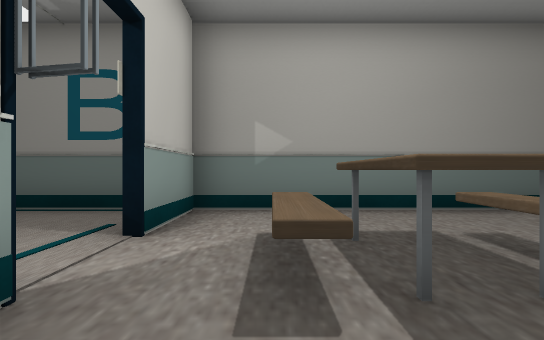
view 1 (above)

24 first-person views from a walk through a Unity game level. The camera is 0.72 m above the floor, looks level and sees 90° across. Doors are open. The floor is counted in squares, 1 m on a side. Each view is taken from the middle of a square. On the plan, view 1 faces up. The plan holds only what a view shows up to about 9 squares ahead; the rest is blank. The place goes on beyond the plan. The player character is not drawn.

view 2
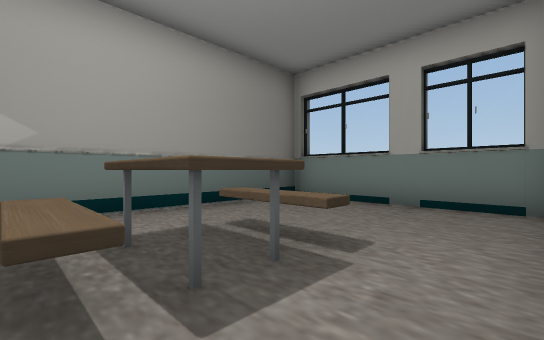

view 3
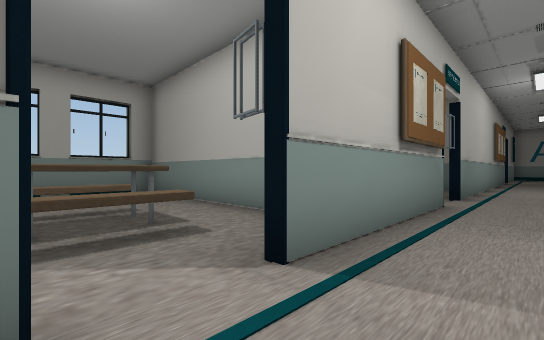

view 4
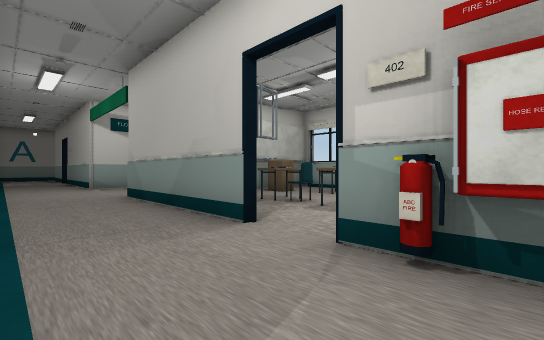

view 5
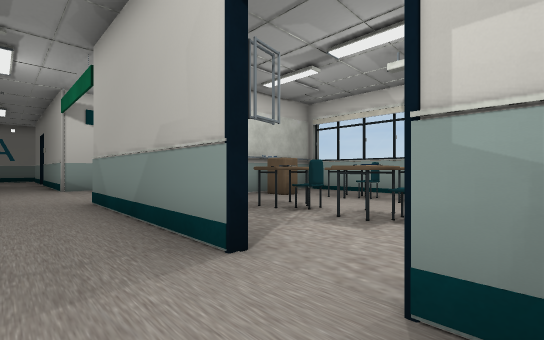

view 6
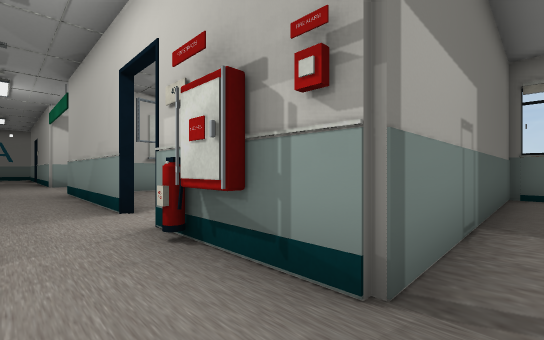

view 7
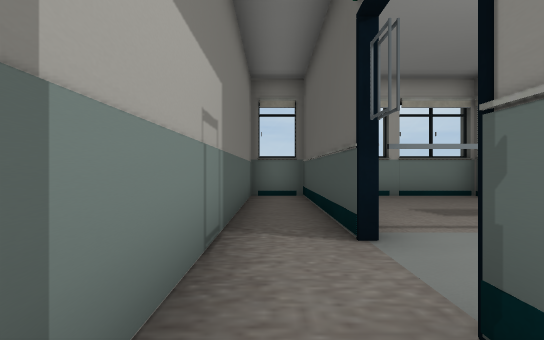

view 8
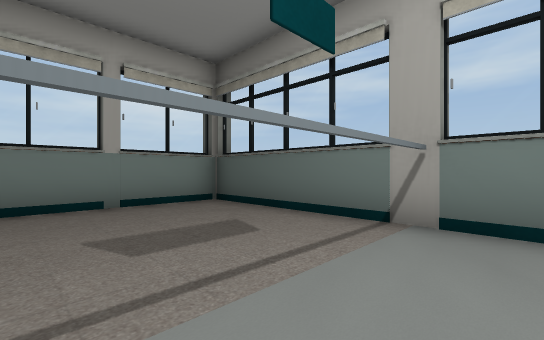

view 9
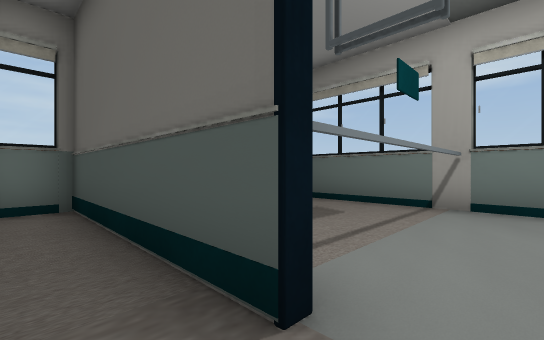

view 10
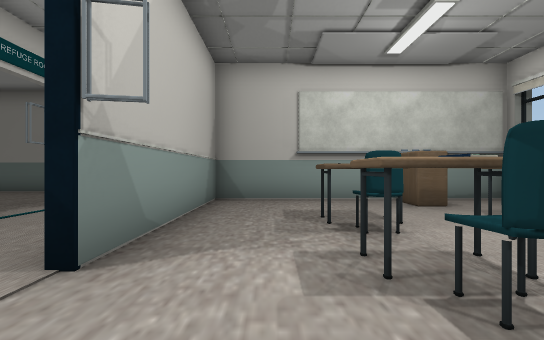

view 11
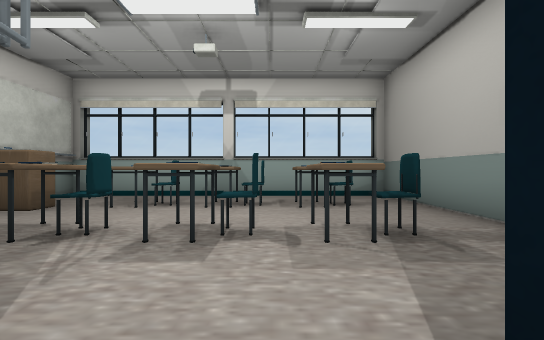

view 12
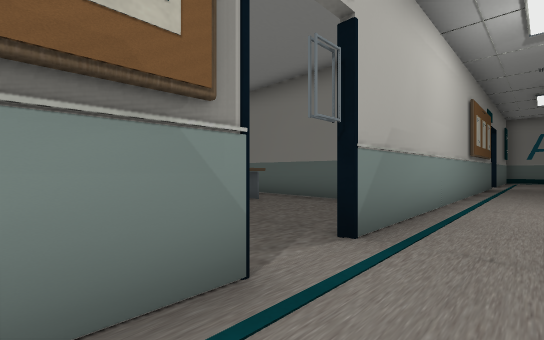

view 13
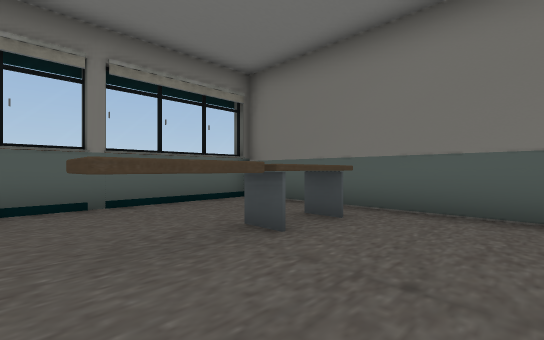

view 14
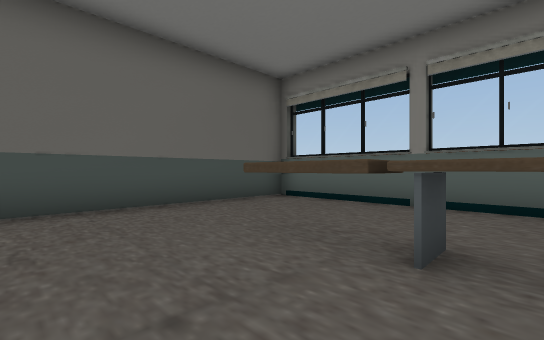

view 15
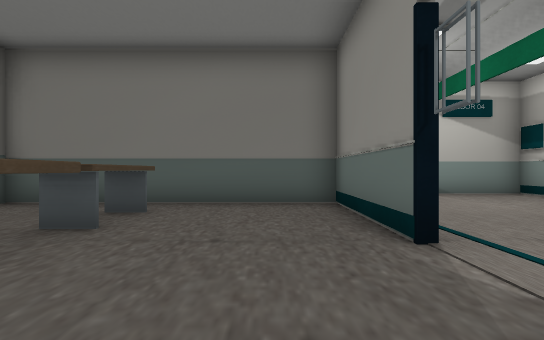

view 16
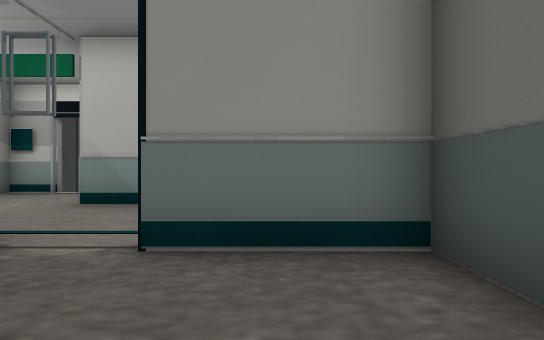

view 17
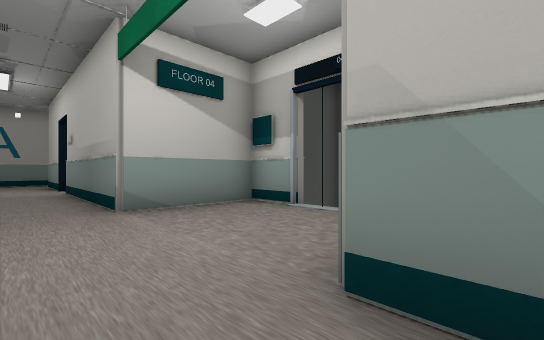

view 18
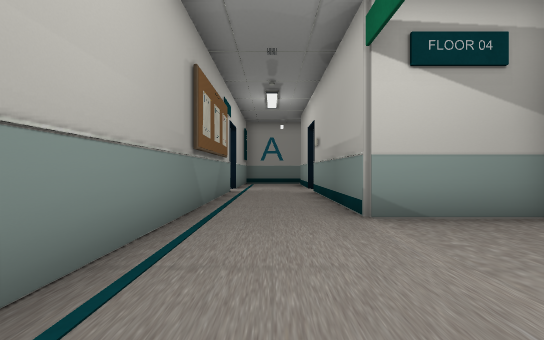

view 19
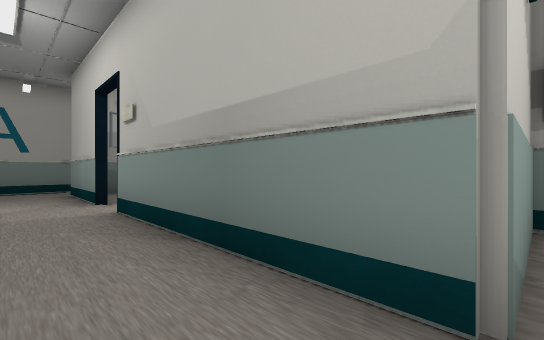

view 20
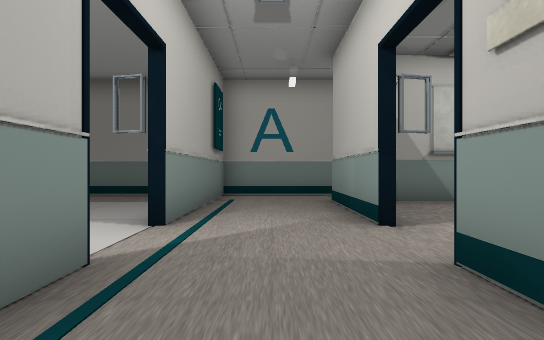

view 21
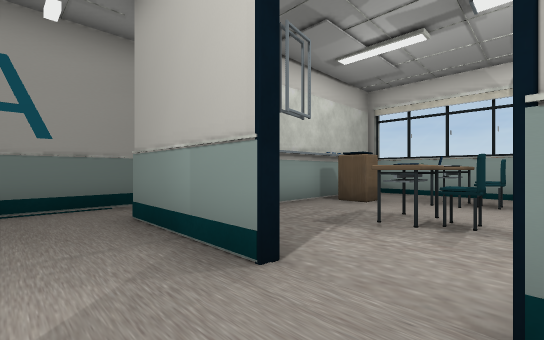

view 22
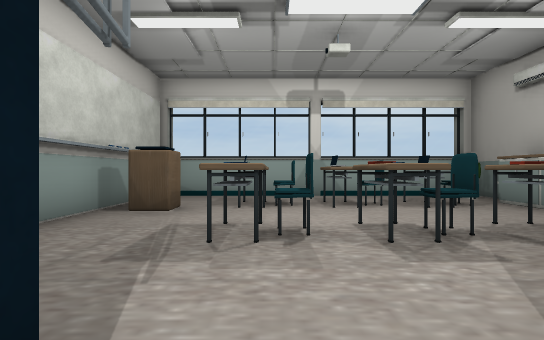

view 23
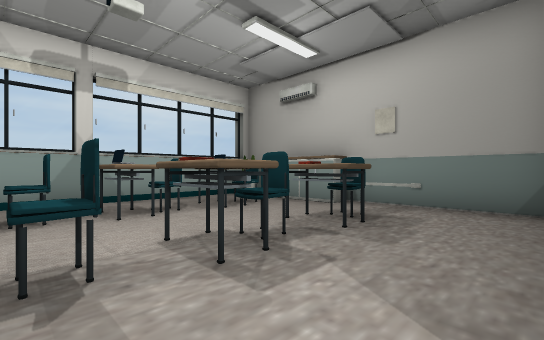

view 24
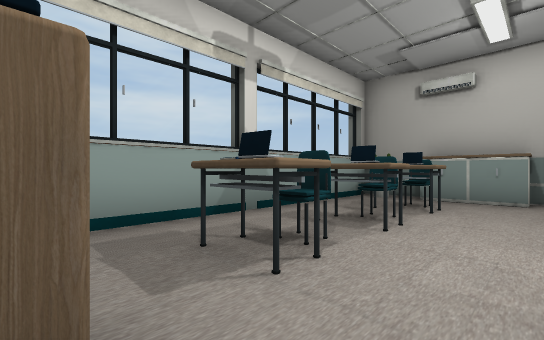

### Floor plan
Points are (right, up) in squares from view 1. A wall is a line through its corners. A room is listed if a view was taken in it or the views show most of it. See-through windows are left out.
Room 1 (views 1, 2)
walls: (0.5, -0.4) (5.8, -0.4) (5.8, 2.5); (5.8, 4.9) (-1.4, 4.9) (-1.4, 2.9)
ways out: opening at (-2, 2) to room 3; open door at (-1, 1)
objects: other object (0, 1) to (0, 3); other object (1, 1) to (1, 3); other object (2, 1) to (2, 3)
Room 2 (views 3, 6, 7, 9)
walls: (-6.8, 4.9) (-11.8, 4.9) (-11.8, 3.4) (-4.4, 3.4) (-4.4, 2.5); (-2.6, 4.9) (-5.2, 4.9)
ways out: opening at (-3, 3) to room 3; open door at (-6, 5) to room 4
Room 3 (views 4, 5, 10, 11)
walls: (-6.8, 1.1) (-6.8, 0.5) (-7.8, 0.5); (-1.6, -0.5) (-1.6, 1.5)
ways out: opening at (-2, 2) to room 1; opening at (-3, 3) to room 2; opening at (-3, 0) to room 5; open door at (-5.5, -1) to room 11
objects: other object (-7, 0); other object (-7, 2); other object (-4, 1); other object (-4, 2)
Room 4 (view 8)
walls: (-7, 9.6) (-7, 5.2)
ways out: open door at (-6, 5) to room 2
Room 5 (views 12, 17, 18, 19)
walls: (-7.4, -8.6) (-7.4, -10.1) (-4.4, -10.1); (-1.6, -10.6) (-1.6, -4.6); (-1.6, -3.2) (-1.6, -0.5); (-4.4, -0.9) (-4.4, -6)
ways out: opening at (-3, 0) to room 3; open door at (-1.5, -3.5) to room 6; opening at (-3, -10) to room 7; open door at (-7, -8)
Room 6 (views 13, 14, 15, 16)
walls: (5.8, -4.6) (5.8, -3.4); (-1.4, -4.6) (-1.4, -7.9) (5.8, -7.9); (5.8, -0.6) (-1.4, -0.6) (-1.4, -3.2)
ways out: open door at (-1.5, -3.5) to room 5
objects: other object (2, -7) to (3, -6); other object (2, -5) to (3, -4)
Room 7 (view 20)
walls: (-1.6, -13.6) (-1.6, -10.6); (-4.4, -10.1) (-4.4, -13.6)
ways out: opening at (-3, -10) to room 5; opening at (-2.5, -14.5) to room 8
Room 8 (view 21)
walls: (-1.6, -15.1) (-1.6, -13.6); (-4.4, -16.5) (-4.4, -18.4); (-1.6, -18.5) (-1.6, -16.5); (-4.4, -13.6) (-4.4, -15.1)
ways out: opening at (-2.5, -14.5) to room 7; opening at (-4, -16) to room 9; opening at (-3, -19); opening at (-1, -16); open door at (-0.5, -17)
Room 9 (views 22, 23)
walls: (-9.2, -14.2) (-9.2, -14.9); (-9.2, -12.4) (-9.2, -13); (-5, -10.3) (-8.2, -10.3)
ways out: opening at (-4, -16) to room 8; open door at (-5.5, -17) to room 10
objects: other object (-8, -13) to (-7, -13); other object (-7, -15); other object (-7, -12); other object (-6, -16); other object (-6, -14)
Room 10 (view 24)
walls: (-9.5, -17.8) (-8.8, -17.8) (-8.8, -18.6); (-9.2, -16) (-9.2, -16.7) (-10.4, -16.7); (-10.1, -19.2) (-5.2, -19.2)
ways out: open door at (-5.5, -17) to room 9
Room 11 (no view inside)
walls: (-7.7, -2.6) (-7.7, -3.2); (-7.7, -0.8) (-7.7, -1.4); (-7.8, -0.8) (-7.7, -1.3); (-8.8, -4.3) (-8.8, -5.1); (-9.1, -5.7) (-4.6, -5.7) (-4.6, -0.9)
ways out: open door at (-5.5, -1) to room 3
objects: other object (-7, -3); other object (-7, -2); other object (-7, -1)

Where each view was taken, in squares from view 1:
view 1: 0 up, 0 right, facing up
view 2: 0 up, 0 right, facing up-right
view 3: 3 up, 3 left, facing down-right
view 4: 2 up, 2 left, facing down-left
view 5: 1 up, 3 left, facing down-left
view 6: 4 up, 3 left, facing down-left
view 7: 4 up, 4 left, facing left
view 8: 6 up, 6 left, facing up-left
view 9: 4 up, 6 left, facing up-left
view 10: 1 up, 6 left, facing down
view 11: 0 up, 4 left, facing left
view 12: 2 down, 3 left, facing down-right
view 13: 3 down, 0 right, facing down-right
view 14: 6 down, 0 right, facing up-right
view 15: 2 down, 0 right, facing down
view 16: 2 down, 1 right, facing left
view 17: 5 down, 3 left, facing down-left
view 18: 6 down, 3 left, facing down
view 19: 10 down, 3 left, facing down-left
view 20: 13 down, 3 left, facing down
view 21: 15 down, 3 left, facing down-left
view 22: 16 down, 4 left, facing left
view 23: 16 down, 5 left, facing up-left
view 24: 18 down, 8 left, facing up-left
